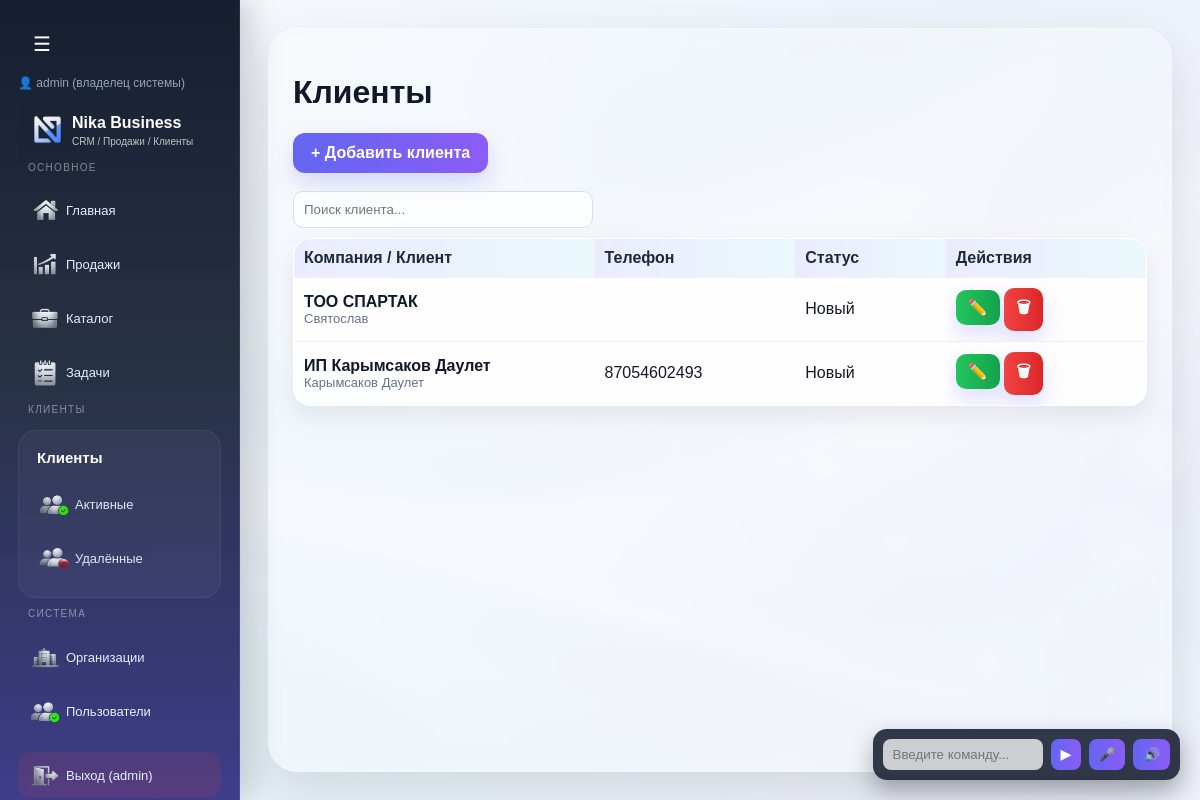
Page /clients (signed in) on the earlier database version.
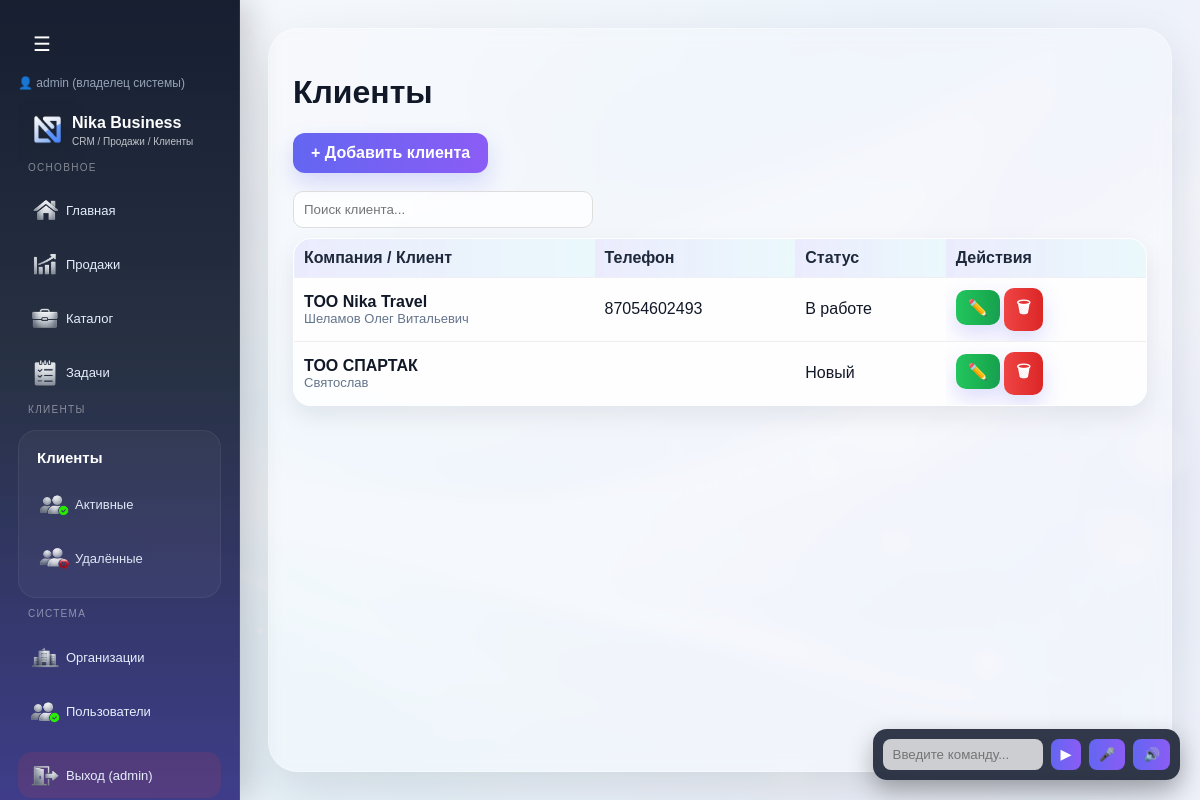
Same page on the later database version.
### tables this page shows
CREATE TABLE clients (
        id INTEGER PRIMARY KEY,
        is_deleted INTEGER DEFAULT 0,
        full_name TEXT,
        phone TEXT,
        status TEXT,
        category TEXT,
        payment TEXT,
        comment TEXT,
        address TEXT,
        created_at TEXT,
        iin TEXT,
        company_name TEXT,
        photo TEXT,
        comment_photos TEXT
    , company_id INTEGER);

### routes/clients.py (the view)
@clients_bp.route("/clients")
def clients():
    conn = get_db()
    search = request.args.get("search", "").strip()
    if search:
        clients = conn.execute("""
            SELECT * FROM clients
            WHERE company_id = ?
            AND (
                full_name LIKE ?
                OR phone LIKE ?
                OR company_name LIKE ?
                OR iin LIKE ?
            )
            ORDER BY id DESC
        """, (
            session.get("company_id"),
            f"%{search}%",
            f"%{search}%",
            f"%{search}%",
            f"%{search}%"
        )).fetchall()
    else:
        clients = conn.execute("""
            SELECT * FROM clients
            WHERE company_id = ?
            ORDER BY id DESC
        """, (session.get("company_id"),)).fetchall()
    conn.close()
    return render_template("clients.html", clients=clients)

### app.py (called while the page is built, shortened)
@app.before_request
def check_company_access():
    if session.get("is_super_admin") or session.get("is_creator"):
        return

### models.py (called while the page is built)
def get_db():
    conn = sqlite3.connect(DATABASE, timeout=5)
    conn.row_factory = sqlite3.Row
    return conn

### templates/clients.html (shortened to what this page needs)
{% extends "base.html" %}
{% block content %}
<h1>Клиенты</h1>
<a class="btn" href="/clients/add">+ Добавить клиента</a>
<br><br>
<input
    id="clientSearchMain"
    placeholder="Поиск клиента..."
    class="search-input"
>
<div class="table-wrap">
    <table class="client-table" id="clientsTable">
      <tr>
          <th>Компания / Клиент</th>
          <th>Телефон</th>
          <th>Статус</th>
		  <th>Действия</th>
      </tr>
	  {% for c in clients %}
	  <tr class="client-row"
		  data-id="{{ c.id }}"
		  data-name="{{ c.full_name }}"
		  data-phone="{{ c.phone }}"
		  data-status="{{ c.status }}"
		  data-address="{{ c.address }}"
		  data-category="{{ c.category }}"
		  data-comment="{{ c.comment }}"
		  data-date="{{ c.created_at }}"
		  data-iin="{{ c.iin or '' }}"
		  data-company="{{ c.company_name or '' }}"
		  data-photo="{{ c.photo or '' }}"
		  data-comment-photos="{{ c.comment_photos or '' }}">
		  <td>
			  <div style="font-weight:600;">
				  {{ c.company_name or "Без компании" }}
			  </div>
			  <div style="font-size:13px; color:#64748b;">
			   	  {{ c.full_name }}
			  </div>
		  </td>
		  <td>
			  {{ c.phone }}
		  </td>
		  <td>
			  {{ c.status }}
		  </td>
		  <td>
			  <a href="/clients/{{ c.id }}/edit" class="btn btn-edit" onclick="event.stopPropagation()">✏️</a>
			  <a href="/clients/{{ c.id }}/delete" class="btn btn-close" onclick="event.stopPropagation()">🗑</a>
		  </td>
	  </tr>
	  {% endfor %}
      </table>
</div>
{% endblock %}

### templates/base.html (shortened to what this page needs)
<!DOCTYPE html>
<html lang="ru">
<head>
</head>
<body>
<div class="layout">
	<div class="sidebar" id="sidebar">
		<div class="toggle-btn" onclick="toggleSidebar()">☰</div>
			<div style="margin:10px 0; font-size:12px; color:#94a3b8;">
				👤 {{ session.get("username") }}
				{% if session.get("is_creator") %}
					(создатель системы 🔥)
				{% elif session.get("is_super_admin") %}
					(владелец системы)
				{% elif session.get("role") == "admin" %}
					(админ компании)
				{% else %}
					(кассир)
				{% endif %}
			</div>
			<div class="sidebar-logo">
				<img src="/static/img/logo-mini.png" class="logo-mark">
				<div class="logo-text-wrap">
					<div class="logo-name">Nika Business</div>
					<div class="logo-sub">CRM / Продажи / Клиенты</div>
				</div>
			</div>
		<div class="menu-section">
			<div class="menu-caption">Основное</div>
			<a href="/dashboard">
				<img src="/static/icons/home.png" class="menu-icon">
				<span class="text">Главная</span>
			</a>
			<a href="/sales">
				<img src="/static/icons/sales.png" class="menu-icon">
				<span class="text">Продажи</span>
			</a>
			<a href="/items">
				<img src="/static/icons/items.png" class="menu-icon">
				<span class="text">Каталог</span>
			</a>
			<a href="/tasks">
				<img src="/static/icons/tasks.png" class="menu-icon">
				<span class="text">Задачи</span>
			</a>
		</div>
        <div class="menu-section">
            <div class="menu-caption">Клиенты</div>
            <div class="menu-group">
                <div class="menu-title">Клиенты</div>
				<a href="/clients" class="submenu">
					<img src="/static/icons/clients.png" class="menu-icon">
					<span class="text">Активные</span>
				</a>
				<a href="/clients/deleted" class="submenu">
					<img src="/static/icons/trash.png" class="menu-icon">
					<span class="text">Удалённые</span>
				</a>
            </div>
        </div>
        <div class="menu-section">
            <div class="menu-caption">Система</div>
			{% if session.get("is_super_admin") %}
			<a href="/companies">
				<img src="/static/icons/company.png" class="menu-icon">
				<span class="text">Организации</span>
			</a>
			{% endif %}
			{% if session.get("is_super_admin") %}
			<a href="/users">
				<img src="/static/icons/clients.png" class="menu-icon">
				<span class="text">Пользователи</span>
			</a>
			{% endif %}
			<a href="/logout" class="logout-link">
				<img src="/static/icons/logout.png" class="menu-icon">
				<span class="text">Выход ({{ session.get("username") }})</span>
			</a>
        </div>
    </div>
    <div class="content">
        <div class="page-shell">
            {% block content %}{% endblock %}
        </div>
    </div>
</div>
<div id="agent-box">
    <input type="text" id="agent-input" placeholder="Введите команду...">
    <button onclick="sendCommand()">▶</button>
    <button onclick="startVoice()">🎤</button>
	<button onclick="toggleVoice()">🔊</button>
</div>
</body>
</html>

Differences in the rows shown:
removed clients: company_name "ИП Карымсаков Даулет", full_name "Карымсаков Даулет", phone "87054602493", status "Новый"
added clients: company_name "ТОО Nika Travel", full_name "Шеламов Олег Витальевич", phone "87054602493", status "В работе"
